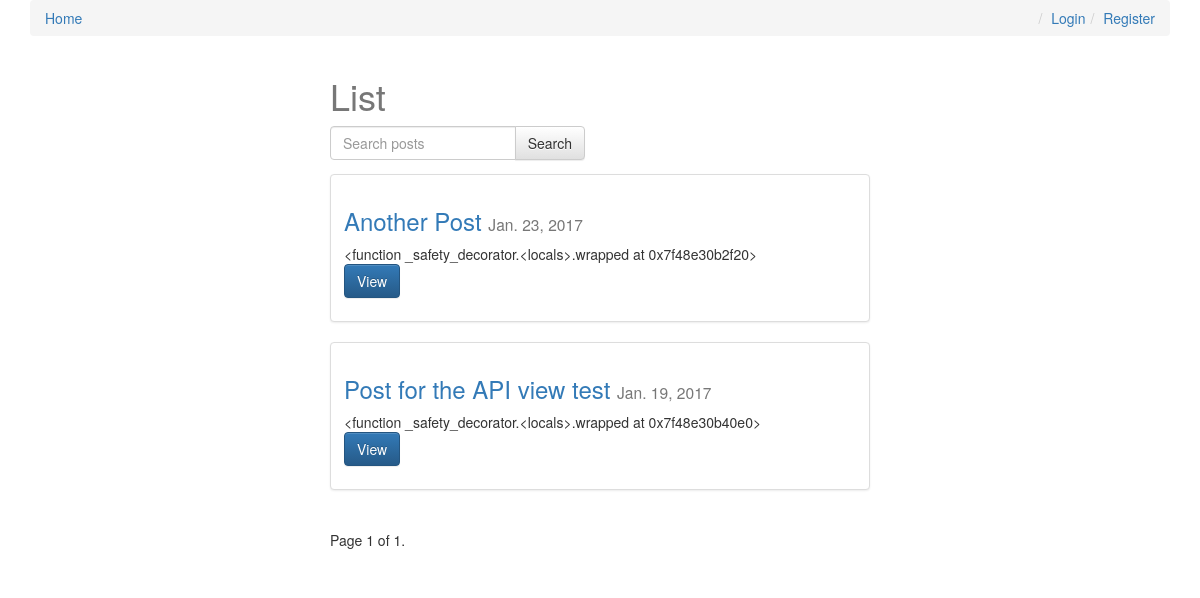
The app's page /, older data.
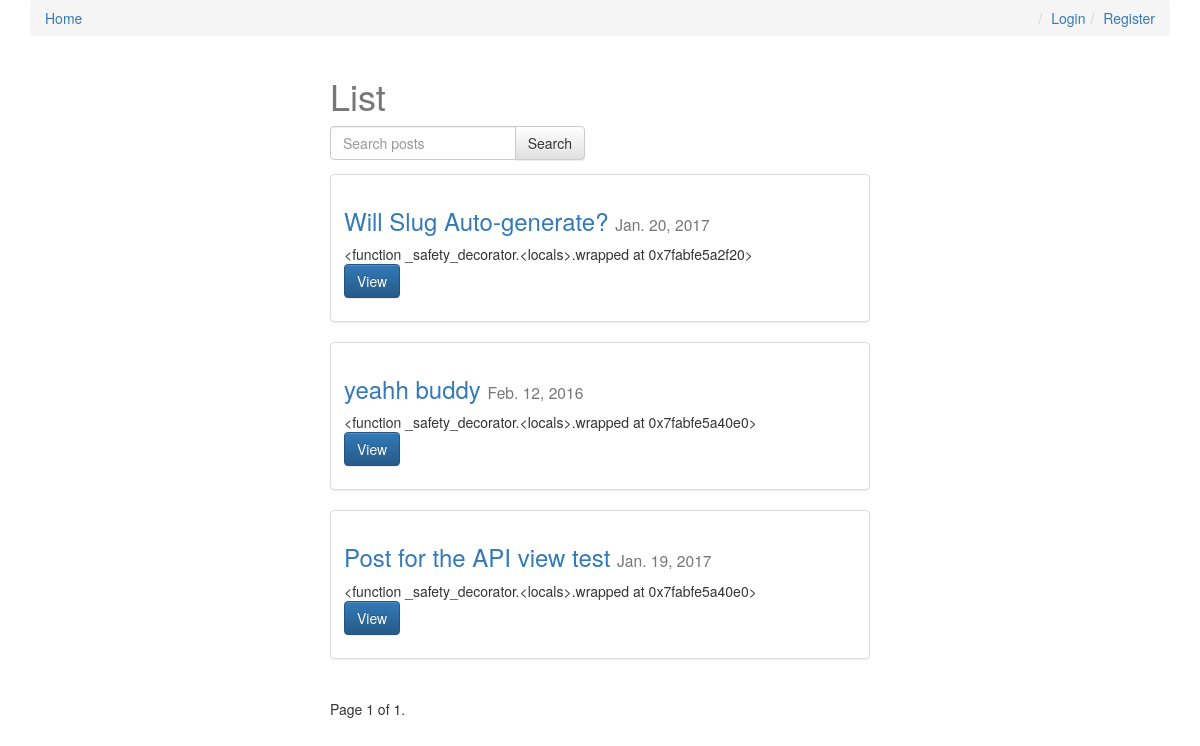
The same page, newer data.
### posts/models.py (models this page shows, shortened)
class Post(models.Model):
    user = models.ForeignKey(settings.AUTH_USER_MODEL, default=1)
    title = models.CharField(max_length=120)
    slug = models.SlugField(unique=True)
    image = models.ImageField(upload_to=upload_location,
            null=True,
            blank=True,
            width_field="width_field",
            height_field="height_field")
    height_field = models.IntegerField(default=0)
    width_field = models.IntegerField(default=0)
    content = models.TextField()
    draft = models.BooleanField(default=False)
    publish = models.DateField(auto_now=False, auto_now_add=False)
    read_time = models.IntegerField(default=0)# Intead of this, models.TimeField(null=True, blank=True)
    updated = models.DateTimeField(auto_now=True, auto_now_add=False)
    timestamp = models.DateTimeField(auto_now=False, auto_now_add=True)
    objects = PostManager()
    def get_absolute_url(self):
        return reverse("posts:detail", kwargs={"slug": self.slug})
    def get_markdown(self):
        content = self.content
        return mark_safe(markdown(content))
    class Meta:
        ordering = ["-timestamp", "-updated"]

### posts/views.py (the view, shortened to what this page needs)
# urls.py: url(r'^$', post_list, name='list'),
def post_list(request):
	today = timezone.now().date()
	queryset_list = Post.objects.active() #.order_by("-timestamp")
	if request.user.is_staff or request.user.is_superuser:
		queryset_list = Post.objects.all()
	query = request.GET.get("q")
	paginator = Paginator(queryset_list, 8) # Show 25 contacts per page
	page_request_var = "page"
	page = request.GET.get(page_request_var)
	try:
		queryset = paginator.page(page)
	except PageNotAnInteger:
		queryset = paginator.page(1)
	except EmptyPage:
		queryset = paginator.page(paginator.num_pages)
	context = {
		"object_list": queryset,
		"title": "List",
		"page_request_var": page_request_var,
		"today": today,
	}
	return render(request, "post_list.html", context)

### posts/models.py (called while the page is built)
    def active(self, *args, **kwargs):
        return super(PostManager, self).filter(draft=False).filter(publish__lte=timezone.now())

### templates/post_list.html (shortened to what this page needs)
{% block content %}
<div class='col-sm-6 col-sm-offset-3'>
    <h1>{{ title }}</h1>
<form method='GET' action='' class="row">
    <div class="col-sm-6">
        <div class="input-group" >
            <input class="form-control" type='text' name='q' placeholder='Search posts' value='{{ request.GET.q }}'/>
            <span class="input-group-btn">
                <input class='btn btn-default' type='submit' value='Search' />
            </span>
        </div>
    </div>
</form>
{% for obj in object_list %}
<div class="row">
  <div class="col-sm-12">
    <div class="thumbnail">
      <div class="caption post_detail_item">
        <h3><a href='{{ obj.get_absolute_url }}'>{{ obj.title }}</a> <small>{{ obj.publish }}</small></h3>
        {{ obj.get_markdown|truncatechars_html:80 }}
        <p><a href="{{ obj.get_absolute_url }}" class="btn btn-primary" role="button">View</a></p>
      </div>
    </div>
  </div>
</div>
{% endfor %}
<div class="pagination">
    <span class="step-links">
        <span class="current">
            Page {{ object_list.number }} of {{ object_list.paginator.num_pages }}.
        </span>
    </span>
</div>
</div>
{% endblock content %}

### templates/base.html (shortened to what this page needs)
{% load staticfiles %}
<html>
<head>
<link rel="stylesheet" href="https://maxcdn.bootstrapcdn.com/bootstrap/3.3.6/css/bootstrap.min.css">
<link rel="stylesheet" href="https://maxcdn.bootstrapcdn.com/bootstrap/3.3.6/css/bootstrap-theme.min.css">
<link rel='stylesheet' href='{% static "css/base.css" %}' />
</head>
<body>
<div class='container'>
    <ol class="breadcrumb">
        <li><a href="{% url 'posts:list' %}">Home</a></li>
        {% if not request.user.is_authenticated %}
        <li class="pull-right"><a href="{% url 'register' %}">Register</a></li>
        <li class="pull-right"><a href="{% url 'login' %}">Login</a></li>
        {% else %}
        <li class="pull-right"><a href="{% url 'logout' %}">Logout</a></li>
        {% endif %}
    </ol>
{% block content %}{% endblock content %}
</div>
</body>
</html>

### static/css/base.css (style rules this page uses)
h1 { color: #777777; }

Row changes from the older to the newer data that the page shows:
removed Post: title "Another Post", publish "Jan. 23, 2017", get_markdown "<function _safety_decorator.<locals>.wrapped at 0x7f48e30b2f20>"
added Post: title "Will Slug Auto-generate?", publish "Jan. 20, 2017", get_markdown "<function _safety_decorator.<locals>.wrapped at 0x7fabfe5a2f20>"
added Post: title "yeahh buddy", publish "Feb. 12, 2016", get_markdown "<function _safety_decorator.<locals>.wrapped at 0x7fabfe5a40e0>"
computed for Post "Post for the API view test": get_markdown "<function _safety_decorator.<locals>.wrapped at 0x7f48e30b40e0>" → "<function _safety_decorator.<locals>.wrapped at 0x7fabfe5a40e0>"
